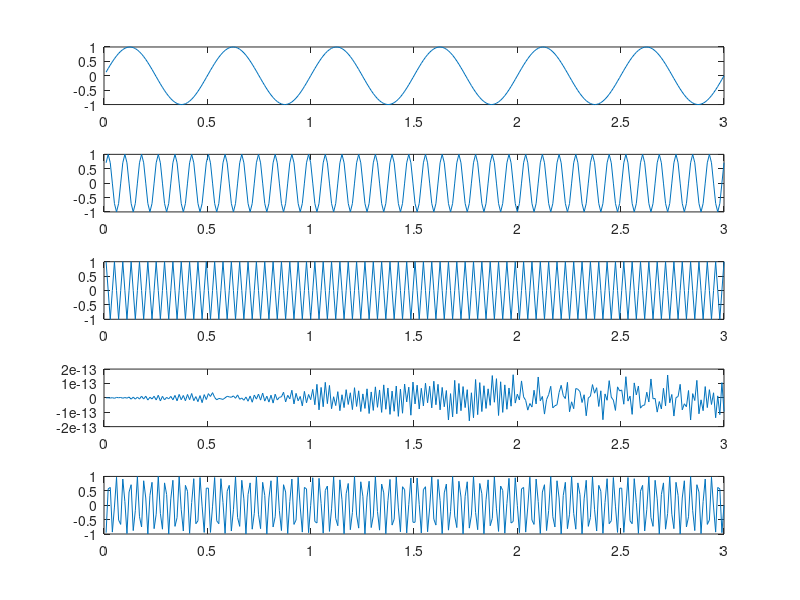

MATLAB code for this plot:
Fs = 99;
Ts = 1/Fs;
t = Ts:Ts:3;
F1 = 2;
F2=Fs/8;
F3=Fs/4;
F4=Fs/2;
F5=F4+20;

S1=sin(2*pi*F1*t);
S2=sin(2*pi*F2*t);
S3=sin(2*pi*F3*t);
S4=sin(2*pi*F4*t);
S5=sin(2*pi*F5*t);

figure('Name','Actividad 1','NumberTitle','off')
subplot(5,1,1)
plot(t,S1)
subplot(5,1,2)
plot(t,S2)
subplot(5,1,3)
plot(t,S3)
subplot(5,1,4)
plot(t,S4)
subplot(5,1,5)
plot(t,S5)

clear all